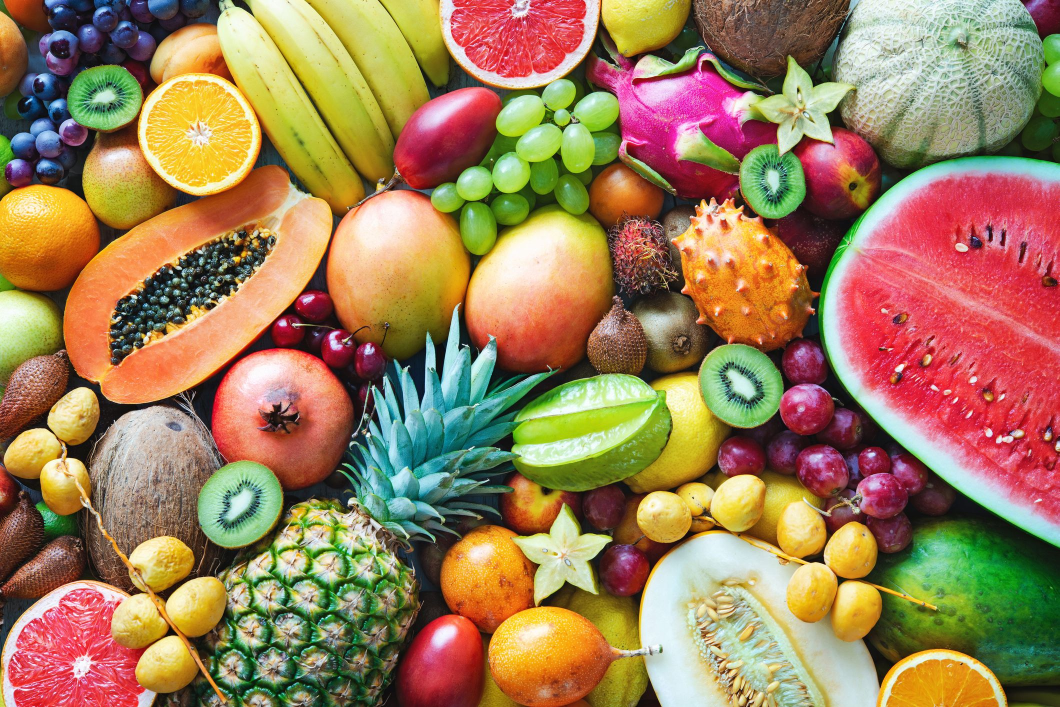
#> input picture Lab_3/Exercise/img/colorful-ripe-tropical-fruits.jpg, 2119 x 1414 px (shown at 1/2 size)
$ jupyter execute excute.ipynb
#> lines starting #> are read from the running program, lines starting #| are printed output that depends on the picture; after the words box and inside, x2 and y2 are one past the last pixel; in counts of white or black regions, pixels touching at a corner belong together
[cell 1]
import cv2
import numpy as np
import matplotlib.pyplot as plt

img = cv2.imread('img/colorful-ripe-tropical-fruits.jpg')
#> img is the input picture: shape (1414, 2119, 3); mean B, G, R 88.7, 126.8, 157.9
if img is None:
    print("Không đọc được ảnh.")
    exit()

x, y, w, h = 130, 220, 100, 100
kiwi = img[y:y+h, x:x+w].copy()
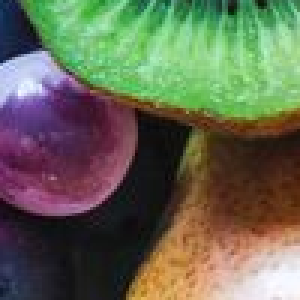
#> kiwi: shape (100, 100, 3) (shown 3 times larger); mean B, G, R 82.4, 104.1, 101

img_no_kiwi = img.copy()
img_no_kiwi[y:y+h, x:x+w] = 0

new_x = x + 30
img_no_kiwi[y:y+h, new_x:new_x+w] = kiwi

cv2.rectangle(img, (x, y), (x+w, y+h), (255, 0, 0), 2)
#> img: shape (1414, 2119, 3); 0.04% of pixels changed, all inside (x1, y1, x2, y2) = (129, 219, 232, 322)
cv2.rectangle(img_no_kiwi, (new_x, y), (new_x+w, y+h), (0, 0, 255), 2)
#> img_no_kiwi: shape (1414, 2119, 3); mean B, G, R 88.6, 126.6, 157.8

fig, axs = plt.subplots(1, 2, figsize=(12, 6))
axs[0].imshow(cv2.cvtColor(img, cv2.COLOR_BGR2RGB))
axs[0].set_title('Ảnh gốc có khung kiwi')
axs[0].axis('off')

axs[1].imshow(cv2.cvtColor(img_no_kiwi, cv2.COLOR_BGR2RGB))
axs[1].set_title('Sau khi tịnh tiến kiwi sang phải 30px')
axs[1].axis('off')

plt.tight_layout()
plt.show()

[cell 2]
import cv2
import matplotlib.pyplot as plt

img = cv2.imread('img/colorful-ripe-tropical-fruits.jpg')
if img is None:
    print("Không đọc được ảnh.")
    exit()

x1, y1, w1, h1 = 300, 450, 200, 210
x2, y2, w2, h2 = 1800, 400, 600, 400

img_edit = img.copy()

img_edit[y1:y1+h1, x1:x1+w1] = [0, 255, 0]
img_edit[y2:y2+h2, x2:x2+w2] = [255, 0, 255]

fig, axs = plt.subplots(1, 2, figsize=(12, 6))
axs[0].imshow(cv2.cvtColor(img, cv2.COLOR_BGR2RGB))
axs[0].set_title('Ảnh gốc')
axs[0].axis('off')

axs[1].imshow(cv2.cvtColor(img_edit, cv2.COLOR_BGR2RGB))
axs[1].set_title('Ảnh sau khi đổi màu đu đủ và dưa hấu')
axs[1].axis('off')

plt.tight_layout()
plt.show()

[cell 3]
import cv2
import numpy as np
import matplotlib.pyplot as plt

img = cv2.imread('img/quang_ninh.jpg')
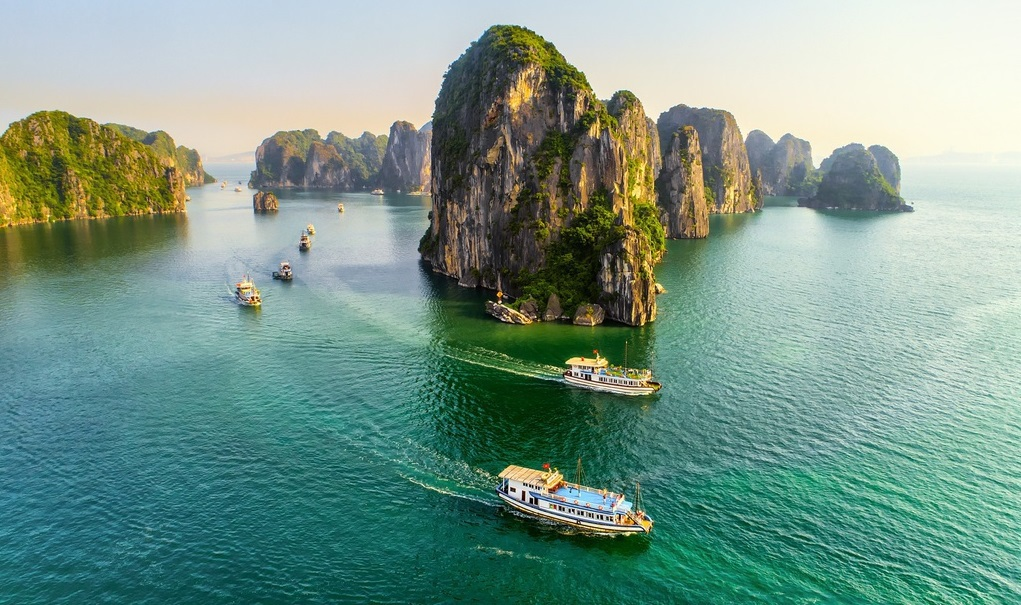
#> input picture Lab_3/Exercise/img/quang_ninh.jpg, 1021 x 605 px
#> img is the input picture: shape (605, 1021, 3); mean B, G, R 137.7, 151, 119.9
if img is None:
    print("Không đọc được ảnh.")
    exit()

mountain_coords = (100, 100, 300, 300)  # (x, y, w, h)
boat_coords = (600, 500, 200, 150)

def rotate_image(image, angle):
    h, w = image.shape[:2]
    center = (w // 2, h // 2)
    rot_mat = cv2.getRotationMatrix2D(center, angle, 1.0)
    return cv2.warpAffine(image, rot_mat, (w, h), flags=cv2.INTER_LINEAR, borderMode=cv2.BORDER_REFLECT)

x1, y1, w1, h1 = mountain_coords
x2, y2, w2, h2 = boat_coords

mountain = img[y1:y1+h1, x1:x1+w1]
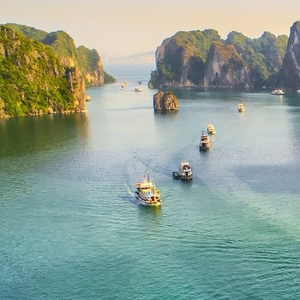
#> mountain: shape (300, 300, 3); mean B, G, R 150.4, 162.3, 144.2
boat = img[y2:y2+h2, x2:x2+w2]
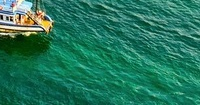
#> boat: shape (105, 200, 3); mean B, G, R 92, 118.1, 35.3

mountain_rotated = rotate_image(mountain, 45)
#> in rotate_image, `return cv2.warpAffine(image, rot_mat, (w, h), flags=cv2.INTER_LINEAR, ..`:
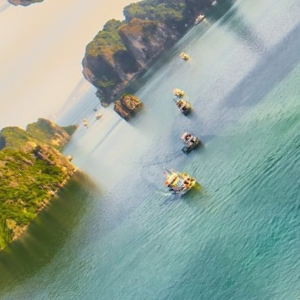
#> returned value: shape (300, 300, 3); mean of channels 0, 1, 2 151, 163, 145.6; drawn as B, G, R
boat_rotated = rotate_image(boat, 45)
#> call 2 of rotate_image, with angle = 45
#> in rotate_image (call 2), `return cv2.warpAffine(image, rot_mat, (w, h), flags=cv2.INTER_LINEAR, ..`:
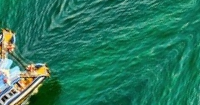
#> returned value: shape (105, 200, 3); mean of channels 0, 1, 2 95.2, 121.9, 38; drawn as B, G, R

cv2.imwrite('mountain_rotated.jpg', mountain_rotated)
cv2.imwrite('boat_rotated.jpg', boat_rotated)

# Hiển thị ảnh sau khi xoay
fig, axs = plt.subplots(1, 2, figsize=(10, 5))

axs[0].imshow(cv2.cvtColor(mountain_rotated, cv2.COLOR_BGR2RGB))
axs[0].set_title('Ngọn núi xoay 45°')
axs[0].axis('off')

axs[1].imshow(cv2.cvtColor(boat_rotated, cv2.COLOR_BGR2RGB))
axs[1].set_title('Con thuyền xoay 45°')
axs[1].axis('off')

plt.tight_layout()
plt.show()
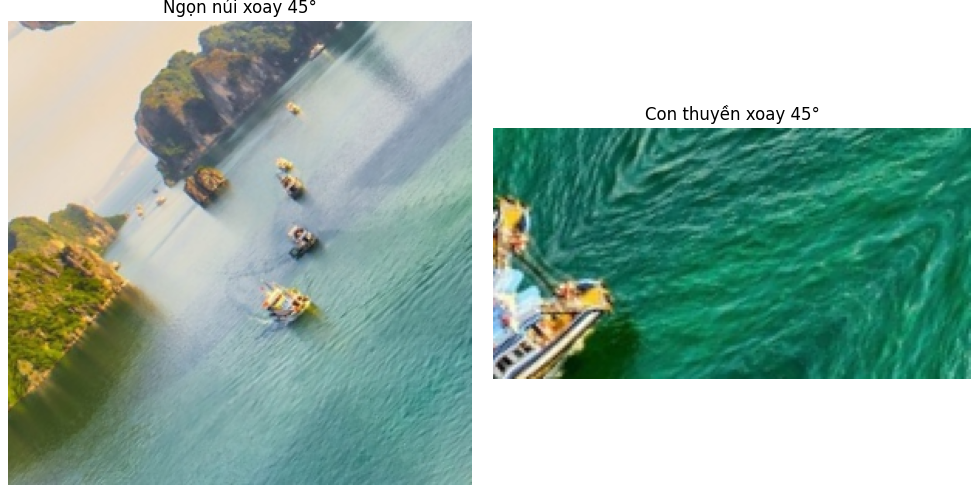
#> figure drawn by matplotlib, 2 panels

[cell 4]
import cv2
import matplotlib.pyplot as plt

# Đọc ảnh gốc
img = cv2.imread('img/pagoda.jpg')
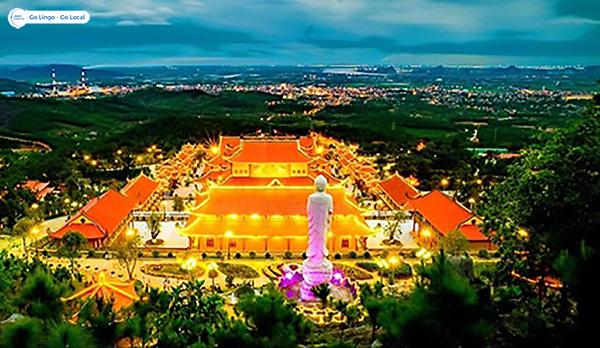
#> input picture Lab_3/Exercise/img/pagoda.jpg, 600 x 348 px
#> img is the input picture: shape (348, 600, 3); mean B, G, R 64.1, 94.8, 82.1
if img is None:
    print("Không đọc được ảnh.")
    exit()

# Ước lượng vùng chứa ngôi chùa chính giữa ảnh
x, y, w, h = 120, 120, 360, 260
pagoda = img[y:y+h, x:x+w]

# Phóng to 5 lần
pagoda_scaled = cv2.resize(pagoda, None, fx=5.0, fy=5.0, interpolation=cv2.INTER_CUBIC)
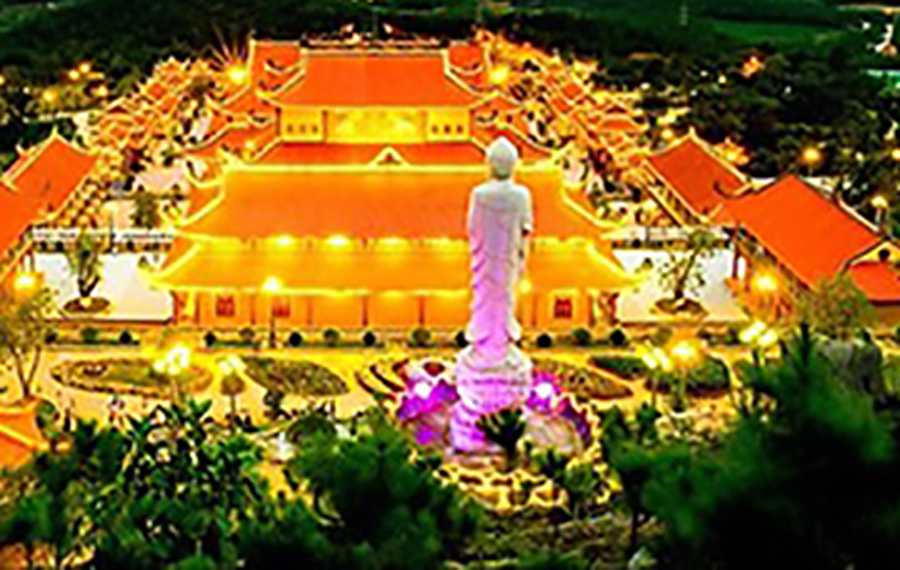
#> pagoda_scaled: shape (1140, 1800, 3) (shown at 1/2 size); mean B, G, R 35.1, 100.7, 135.1

# Lưu ảnh đã phóng to
cv2.imwrite('pagoda_scaled_5x.jpg', pagoda_scaled)

# Hiển thị ảnh
fig, axs = plt.subplots(1, 3, figsize=(15, 5))

axs[0].imshow(cv2.cvtColor(img, cv2.COLOR_BGR2RGB))
axs[0].set_title('Ảnh gốc')
axs[0].axis('off')

axs[1].imshow(cv2.cvtColor(pagoda, cv2.COLOR_BGR2RGB))
axs[1].set_title('Ngôi chùa đã cắt')
axs[1].axis('off')

axs[2].imshow(cv2.cvtColor(pagoda_scaled, cv2.COLOR_BGR2RGB))
axs[2].set_title('Ngôi chùa phóng to 5 lần')
axs[2].axis('off')

plt.tight_layout()
plt.show()
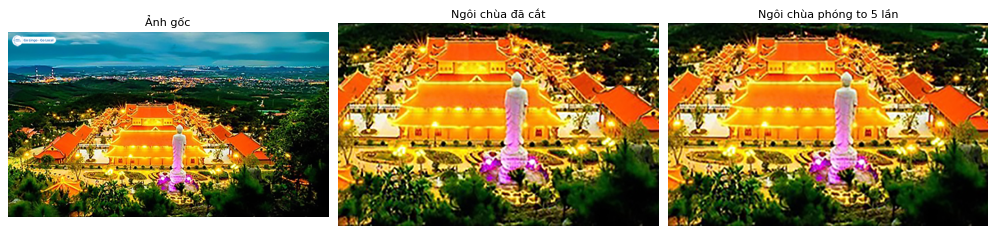
#> figure drawn by matplotlib, 3 panels
